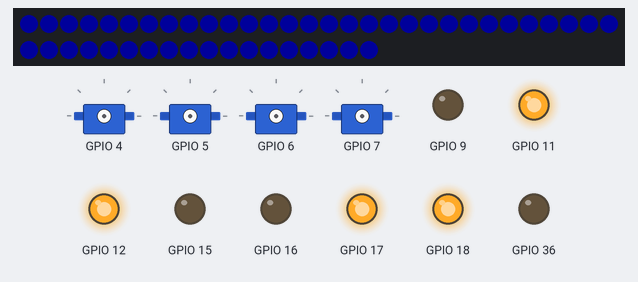
Recording of a sketch running on a simulated ESP32. Shown: 48 RGB LEDs in strip order, left to right, continuing on the next row, 4 × servo, output pins drawn as LEDs (lit = HIGH). Dim RGB values are drawn brighter than linear; EEPROM starts erased; servo pulses on a pin are drawn as a servo (544–2400 µs = 0–180°); what the sketch prints to the serial monitor is not drawn.

Above: at 0.13 s.
At 39.76 s:
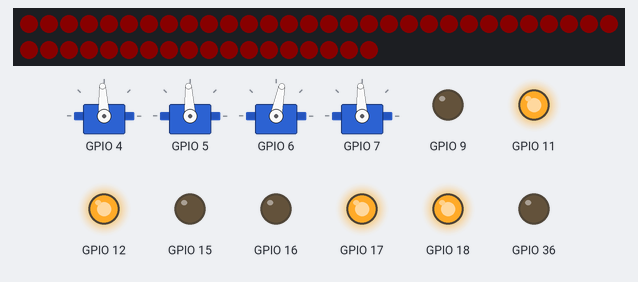

The sketch:

legacy_flysky_ibus.ino
```cpp
#include <Arduino.h>
#include <Adafruit_NeoPixel.h>
#include <Preferences.h>

/* ================= SYSTEM CONFIG ================= */
#define IBUS_RX_PIN       13
#define PIXEL_PIN         8
#define NUM_PIXELS        48
#define SERVO_FREQ        50
#define SERVO_PERIOD_US   20000
#define SERVO_COUNT       4        // BASE, ELBOW, ARM, TIP only
#define PWM_RESOLUTION    14
#define PWM_MAX_DUTY      16383.0f
#define FAILSAFE_MS       50
#define INPUT_DEADBAND    10
#define MOTOR_DEADBAND    0.03f    // 3% dead zone prevents motor hum at center

/* ---- STARTUP SAFETY — prevents current spike on power-on ---- */
#define STARTUP_RAMP_SPEED   15.0f  // deg/sec during initial correction (very slow)
#define STARTUP_STAGGER_MS   300    // ms delay between each servo powering on
#define IBUS_WAIT_MS         2000   // max ms to wait for receiver before fallback
#define NVS_SAVE_INTERVAL_MS 3000   // save positions to flash every 3 seconds

/* ================= SERVO TYPES (needed by NVS & ISR) ================= */
enum class ServoType { BASE, ARM };
enum class BaseState { MOVING, SETTLING, DETACHED };

struct ServoAxis {
  uint8_t pwmCh, gpio;
  ServoType type;
  float cur, tgt, speed;
  float minD, maxD;
  uint16_t minUs, maxUs;
  bool enabled;
  BaseState bState;
  uint32_t settleStart;
  bool startupDone;       // true once initial ramp finished
  float startupSpeed;     // slow speed used only during power-on correction
};

// Array defined below after hardware objects — declared here for NVS functions
extern ServoAxis servos[SERVO_COUNT];

/* ================= HARDWARE OBJECTS (before first function for Arduino prototypes) ================= */
struct BTS { uint8_t lpwm, rpwm, len, ren; };
BTS motorA = {15, 16, 17, 18};
BTS motorB = {9, 36, 11, 12};  // rpwm was 10 (damaged), now 37

/* ================= NVS POSITION MEMORY ================= */
// Saves servo positions to ESP32 flash so on next boot
// the code knows WHERE the servos physically are.
// Without this, a displaced arm causes a violent current-spike jump.
//
// NVS flash has ~100k write cycles per sector. At 3s interval
// that's ~300k seconds = 83 hours continuous before wear concern.
// We only write when positions actually change (>1° movement)
// which greatly extends flash life in practice.
Preferences prefs;
const char* servoKeys[SERVO_COUNT] = {"s0", "s1", "s2", "s3"};
uint32_t lastNvsSave = 0;
bool nvsPositionsDirty = false;
float lastSavedPos[SERVO_COUNT] = {90, 90, 90, 90};

void loadPositionsFromNVS() {
  prefs.begin("servo", true); // read-only
  for (int i = 0; i < SERVO_COUNT; i++) {
    float saved = prefs.getFloat(servoKeys[i], -1.0f);
    if (saved >= 0.0f && saved <= 180.0f) {
      servos[i].cur = saved;
      servos[i].tgt = saved;
      lastSavedPos[i] = saved;
      Serial.printf("NVS: Servo %d loaded %.1f deg\n", i, saved);
    } else {
      Serial.printf("NVS: Servo %d no saved pos, default %.1f deg\n", i, servos[i].cur);
    }
  }
  prefs.end();
}

void savePositionsToNVS() {
  prefs.begin("servo", false); // read-write
  for (int i = 0; i < SERVO_COUNT; i++) {
    prefs.putFloat(servoKeys[i], servos[i].cur);
    lastSavedPos[i] = servos[i].cur;
  }
  prefs.end();
  nvsPositionsDirty = false;
}

// Mark dirty only when positions actually moved significantly (>1°)
void nvsCheckDirty() {
  for (int i = 0; i < SERVO_COUNT; i++) {
    if (fabs(servos[i].cur - lastSavedPos[i]) > 1.0f) {
      nvsPositionsDirty = true;
      return;
    }
  }
}

// Call periodically — only writes if positions changed and interval elapsed
void nvsSaveIfNeeded() {
  if (nvsPositionsDirty && (millis() - lastNvsSave >= NVS_SAVE_INTERVAL_MS)) {
    savePositionsToNVS();
    lastNvsSave = millis();
  }
}

/* ================= HARDWARE OBJECTS ================= */
Adafruit_NeoPixel strip(NUM_PIXELS, PIXEL_PIN, NEO_GRB + NEO_KHZ800);

/* ================= ROBUST IBUS ================= */
class RobustIBUS {
  HardwareSerial* s;
  uint16_t ch[14];
  uint32_t lastFrame;
  bool lost;
  enum { SYNC, LEN, DATA, CSL, CSH } state;
  uint8_t buf[32], idx;
  uint16_t calc, rx_cs;

public:
  RobustIBUS() : lastFrame(0), lost(true), state(SYNC) {
    for (int i = 0; i < 14; i++) ch[i] = 1500;
  }
  void begin(HardwareSerial& ser, int rxPin) {
    s = &ser; s->begin(115200, SERIAL_8N1, rxPin, -1);
  }
  void handle() {
    while (s->available()) process(s->read());
    if (millis() - lastFrame > FAILSAFE_MS) lost = true;
  }
  uint16_t read(uint8_t c) {
    uint16_t val = (lost || c >= 14) ? 1500 : ch[c];
    if (abs((int)val - 1500) < INPUT_DEADBAND) return 1500;
    return val;
  }
  bool isSafe() { return !lost; }
private:
  void process(uint8_t b) {
    switch (state) {
      case SYNC: if (b == 0x20) { calc = 0xFFFF - 0x20; state = LEN; } break;
      case LEN:  if (b == 0x40) { calc -= 0x40; idx = 0; state = DATA; } else state = SYNC; break;
      case DATA: if (idx < 28) { buf[idx++] = b; calc -= b; } if (idx >= 28) state = CSL; break;
      case CSL:  rx_cs = b; state = CSH; break;
      case CSH:  rx_cs |= (b << 8);
                 if (calc == rx_cs) {
                   for (int i = 0; i < 14; i++) ch[i] = buf[i * 2] | (buf[i * 2 + 1] << 8);
                   lastFrame = millis(); lost = false;
                 }
                 state = SYNC; break;
    }
  }
};
RobustIBUS rx;

/* ================= SERVO ENGINE ================= */
enum class StartupPhase { WAIT_IBUS, STAGGER_ON, RAMPING, READY };

// 4 servos: BASE(0), ELBOW(1), ARM(2), TIP(3)
// ALL start enabled=false, startupDone=false
// TIP gets the slowest startup speed (10 deg/s) since it carries payload
ServoAxis servos[SERVO_COUNT] = {
  { 4,  4, ServoType::BASE, 90, 90, 35,   0, 180, 500, 2500, false, BaseState::DETACHED, 0, false, STARTUP_RAMP_SPEED },
  { 5,  5, ServoType::ARM,  90, 90, 40,  20, 160, 500, 2500, false, BaseState::MOVING,   0, false, STARTUP_RAMP_SPEED },
  { 6,  6, ServoType::ARM,  90, 90, 40,  30, 170, 500, 2500, false, BaseState::MOVING,   0, false, STARTUP_RAMP_SPEED },
  { 7,  7, ServoType::ARM,  90, 90, 25,  40, 140, 500, 2500, false, BaseState::MOVING,   0, false, 10.0f },
};

hw_timer_t* timer = nullptr;
portMUX_TYPE mux = portMUX_INITIALIZER_UNLOCKED;

// Startup state (accessed from loop only, no ISR access needed)
StartupPhase startupPhase = StartupPhase::WAIT_IBUS;
uint8_t staggerIndex = 0;
uint32_t staggerTimer = 0;
uint32_t ibusWaitStart = 0;

uint32_t degToDuty(const ServoAxis& s, float d) {
  d = constrain(d, s.minD, s.maxD);
  float us = s.minUs + ((d - s.minD) / (s.maxD - s.minD)) * (s.maxUs - s.minUs);
  return (uint32_t)((us * PWM_MAX_DUTY) / SERVO_PERIOD_US);
}

/* ================= TIMER ISR — SMOOTH RAMP MOTION ================= */
void IRAM_ATTR onTimer() {
  portENTER_CRITICAL_ISR(&mux);
  static uint32_t lastUs = 0;
  uint32_t now = micros();
  float dt = (lastUs == 0) ? 0.02f : (now - lastUs) * 1e-6f;
  lastUs = now;
  if (dt > 0.1f) dt = 0.02f;

  for (int i = 0; i < SERVO_COUNT; i++) {
    ServoAxis& s = servos[i];
    if (!s.enabled) continue;

    float diff = s.tgt - s.cur;
    // Use slow startup speed until initial correction is done
    float spd = s.startupDone ? s.speed : s.startupSpeed;
    float step = spd * dt;

    if (s.type == ServoType::BASE) {
      if (s.bState == BaseState::MOVING) {
        if (fabs(diff) > 0.2f) {
          s.cur += constrain(diff, -step, step);
          ledcWrite(s.pwmCh, degToDuty(s, s.cur));
        } else {
          s.bState = BaseState::SETTLING;
          s.settleStart = now; // raw microseconds — no division in ISR
        }
      } else if (s.bState == BaseState::SETTLING) {
        if (now - s.settleStart >= 200000) { // 200ms in µs
          ledcWrite(s.pwmCh, 0);
          s.bState = BaseState::DETACHED;
        }
      }
    } else {
      if (fabs(diff) > 0.1f) {
        s.cur += constrain(diff, -step, step);
        ledcWrite(s.pwmCh, degToDuty(s, s.cur));
      }
    }

    // Mark startup done when servo reaches its initial target
    if (!s.startupDone && fabs(diff) < 0.5f) {
      s.startupDone = true;
    }
  }
  portEXIT_CRITICAL_ISR(&mux);
}

/* ================= MOTOR DRIVE (MUTEX PROTECTED) ================= */
void drive(BTS& m, int spd, uint8_t chL, uint8_t chR) {
  spd = constrain(spd, -255, 255);
  portENTER_CRITICAL(&mux);
  if (spd == 0) {
    ledcWrite(chL, 0); ledcWrite(chR, 0);
  } else if (spd > 0) {
    ledcWrite(chR, 0); ledcWrite(chL, spd);
  } else {
    ledcWrite(chL, 0); ledcWrite(chR, -spd);
  }
  portEXIT_CRITICAL(&mux);
}

/* ================= VISUALS ================= */
void updateLEDs(float yaw, int mode, bool kill) {
  static uint32_t lastUpdate = 0;
  if (millis() - lastUpdate < 40) return;
  lastUpdate = millis();

  strip.clear();
  if (startupPhase != StartupPhase::READY) {
    // Startup: slow blue pulse so operator knows system is initializing
    uint8_t b = (uint8_t)(50.0f + 50.0f * sin(millis() / 300.0f));
    for (int i = 0; i < 48; i++) strip.setPixelColor(i, strip.Color(0, 0, b));
  } else if (!rx.isSafe()) {
    uint8_t r = (uint8_t)(100.0f + sin(millis() / 200.0f) * 100.0f);
    for (int i = 0; i < 48; i++) strip.setPixelColor(i, strip.Color(r, 0, 0));
  } else if (kill) {
    for (int i = 0; i < 48; i++) strip.setPixelColor(i, strip.Color(50, 0, 0));
  } else {
    uint32_t modeCol = (mode == 1) ? strip.Color(0, 100, 100) :
                        (mode == 2) ? strip.Color(100, 0, 100) :
                                      strip.Color(0, 100, 0);
    for (int i = 16; i < 32; i++) strip.setPixelColor(i, strip.Color(150, 150, 150));
    if (yaw > 0.1f) for (int i = 0; i < 16; i++) strip.setPixelColor(i, strip.Color(255, 60, 0));
    else if (yaw < -0.1f) for (int i = 32; i < 48; i++) strip.setPixelColor(i, strip.Color(255, 60, 0));
    strip.setPixelColor(0, modeCol); strip.setPixelColor(47, modeCol);
  }
  strip.show();
}

/* ================= STARTUP STATE MACHINE ================= */
void handleStartup() {
  switch (startupPhase) {

    case StartupPhase::WAIT_IBUS:
      if (rx.isSafe()) {
        // Receiver is live — set TARGETS from current stick positions
        // cur was already loaded from NVS (= last known physical position)
        // So: cur ≈ physical position, tgt = where sticks want to go
        // The ISR will SLOWLY ramp from cur → tgt at startup speed
        float valA = (rx.read(4) - 1000.0f) / 1000.0f * 180.0f;
        float valB = (rx.read(5) - 1000.0f) / 1000.0f * 180.0f;
        valA = constrain(valA, 0.0f, 180.0f);
        valB = constrain(valB, 0.0f, 180.0f);
        int mode = rx.read(8) < 1300 ? 1 : rx.read(8) < 1700 ? 2 : 3;

        portENTER_CRITICAL(&mux);
        // Set ONLY targets from sticks — cur stays at NVS-loaded position
        // This means ISR will slowly ramp from saved position to stick target
        if (mode == 1) {
          servos[0].tgt = valA;
          servos[3].tgt = constrain(40.0f + (valB / 180.0f) * 100.0f, 40.0f, 140.0f);
        } else if (mode == 2) {
          servos[1].tgt = constrain(20.0f + (valA / 180.0f) * 140.0f, 20.0f, 160.0f);
          servos[2].tgt = constrain(30.0f + (valB / 180.0f) * 140.0f, 30.0f, 170.0f);
        }
        // Servos not in the active mode: tgt = cur (NVS value), so zero movement
        portEXIT_CRITICAL(&mux);

        staggerIndex = 0;
        staggerTimer = millis();
        startupPhase = StartupPhase::STAGGER_ON;
        Serial.println("IBUS OK — staggered servo power-on starting");

      } else if (millis() - ibusWaitStart > IBUS_WAIT_MS) {
        // No receiver — power on at NVS positions (cur = tgt = saved)
        // Servos won't move, they just hold where they are
        staggerIndex = 0;
        staggerTimer = millis();
        startupPhase = StartupPhase::STAGGER_ON;
        Serial.println("WARN: No IBUS — powering servos at last saved positions");
      }
      break;

    case StartupPhase::STAGGER_ON:
      // Power on ONE servo at a time with 300ms gap to spread current draw
      if (millis() - staggerTimer >= STARTUP_STAGGER_MS) {
        if (staggerIndex < SERVO_COUNT) {
          portENTER_CRITICAL(&mux);
          ServoAxis& s = servos[staggerIndex];
          s.enabled = true;
          if (s.type == ServoType::BASE) s.bState = BaseState::MOVING;
          // Write the servo's current position first — no jump
          ledcWrite(s.pwmCh, degToDuty(s, s.cur));
          portEXIT_CRITICAL(&mux);

          Serial.printf("Servo %d ON (cur=%.1f tgt=%.1f)\n", staggerIndex, s.cur, s.tgt);
          staggerIndex++;
          staggerTimer = millis();
        } else {
          startupPhase = StartupPhase::RAMPING;
          staggerTimer = millis();
          Serial.println("All servos on — ramping at safe speed");
        }
      }
      break;

    case StartupPhase::RAMPING: {
      // Wait for all servos to finish their slow initial correction
      bool allDone = true;
      for (int i = 0; i < SERVO_COUNT; i++) {
        if (!servos[i].startupDone) { allDone = false; break; }
      }
      if (allDone || (millis() - staggerTimer > 5000)) {
        portENTER_CRITICAL(&mux);
        for (int i = 0; i < SERVO_COUNT; i++) servos[i].startupDone = true;
        portEXIT_CRITICAL(&mux);
        startupPhase = StartupPhase::READY;
        Serial.println("SYSTEM READY — full speed control active");
      }
      break;
    }

    case StartupPhase::READY:
      break;
  }
}

/* ================= SETUP ================= */
void setup() {
  Serial.begin(115200);

  // 1. ALL pins LOW immediately — no garbage pulses on boot
  uint8_t motorPins[] = {motorA.lpwm, motorA.rpwm, motorB.lpwm, motorB.rpwm,
                         motorA.len, motorA.ren, motorB.len, motorB.ren};
  for (uint8_t p : motorPins) { pinMode(p, OUTPUT); digitalWrite(p, LOW); }
  for (int i = 0; i < SERVO_COUNT; i++) { pinMode(servos[i].gpio, OUTPUT); digitalWrite(servos[i].gpio, LOW); }

  // 2. Motor LEDC channels (0-3)
  ledcSetup(0, 20000, 8); ledcAttachPin(motorA.lpwm, 0);
  ledcSetup(1, 20000, 8); ledcAttachPin(motorA.rpwm, 1);
  ledcSetup(2, 20000, 8); ledcAttachPin(motorB.lpwm, 2);
  ledcSetup(3, 20000, 8); ledcAttachPin(motorB.rpwm, 3);

  // 3. Servo LEDC channels — setup but ZERO duty (servos unpowered at boot!)
  for (auto& s : servos) {
    ledcSetup(s.pwmCh, SERVO_FREQ, PWM_RESOLUTION);
    ledcAttachPin(s.gpio, s.pwmCh);
    ledcWrite(s.pwmCh, 0);   // NO PWM = servo completely unpowered
    s.enabled = false;        // ISR won't touch this servo
  }

  // 3b. Load last-known servo positions from flash
  //     This is THE KEY to safe startup: cur = last physical position
  //     So when we power a servo on, the first PWM matches where it IS
  loadPositionsFromNVS();

  // 4. NeoPixel
  strip.begin();
  strip.setBrightness(100);
  strip.show();

  // 5. Timer ISR for smooth servo motion
  timer = timerBegin(0, 80, true);
  timerAttachInterrupt(timer, &onTimer, true);
  timerAlarmWrite(timer, SERVO_PERIOD_US, true);
  timerAlarmEnable(timer);

  // 6. iBUS receiver
  rx.begin(Serial1, IBUS_RX_PIN);

  // 7. Enable BTS drivers AFTER all LEDC channels are zeroed
  digitalWrite(motorA.len, HIGH); digitalWrite(motorA.ren, HIGH);
  digitalWrite(motorB.len, HIGH); digitalWrite(motorB.ren, HIGH);

  // 8. Record startup time
  ibusWaitStart = millis();
  Serial.println("BOOT: Waiting for iBUS before arming servos...");
}

/* ================= LOOP ================= */
void loop() {
  rx.handle();

  // Startup sequence — motors disabled, servos powering on safely
  if (startupPhase != StartupPhase::READY) {
    handleStartup();
    drive(motorA, 0, 0, 1);
    drive(motorB, 0, 2, 3);
    updateLEDs(0, 0, false);
    return;
  }

  // ================= NORMAL OPERATION =================
  bool kill   = rx.read(9) > 1700;
  bool clutch = rx.read(6) > 1700;
  int mode    = rx.read(8) < 1300 ? 1 : rx.read(8) < 1700 ? 2 : 3;

  static bool wasDead = false;  // track kill/failsafe transitions

  if (kill || !rx.isSafe()) {
    // KILL: stop motors, disable servos but preserve position
    drive(motorA, 0, 0, 1);
    drive(motorB, 0, 2, 3);
    portENTER_CRITICAL(&mux);
    for (auto& s : servos) s.enabled = false;
    portEXIT_CRITICAL(&mux);
    // Save positions ONCE on kill entry — not every loop iteration
    if (!wasDead) { savePositionsToNVS(); wasDead = true; }

  } else {
    wasDead = false;
    // ---- MOTORS (tank drive with proper deadband + normalized mixing) ----
    float fwd   = map(rx.read(1), 1000, 2000, -1000, 1000) / 1000.0f;
    float yaw   = map(rx.read(0), 1000, 2000, -1000, 1000) / 1000.0f;
    float limit = map(rx.read(2), 1000, 2000, 0, 1000) / 1000.0f;

    if (fabs(fwd) < MOTOR_DEADBAND) fwd = 0;
    if (fabs(yaw) < MOTOR_DEADBAND) yaw = 0;

    // Normalize mix so full stick + full turn doesn't clip at 255
    float left  = fwd + yaw;
    float right = fwd - yaw;
    float maxMag = fmax(fabs(left), fabs(right));
    if (maxMag > 1.0f) { left /= maxMag; right /= maxMag; }

    drive(motorA, (int)(left  * limit * 255.0f), 0, 1);
    drive(motorB, (int)(right * limit * 255.0f), 2, 3);

    // ---- SERVOS ----
    portENTER_CRITICAL(&mux);
    for (auto& s : servos) s.enabled = true;
    portEXIT_CRITICAL(&mux);

    if (!clutch) {
      // Float math for smooth fractional-degree targets (no integer map())
      float raw4 = rx.read(4);
      float raw5 = rx.read(5);
      float valA = constrain((raw4 - 1000.0f) / 1000.0f * 180.0f, 0.0f, 180.0f);
      float valB = constrain((raw5 - 1000.0f) / 1000.0f * 180.0f, 0.0f, 180.0f);

      portENTER_CRITICAL(&mux);
      if (mode == 1) {
        // VR-A → Base rotation, VR-B → Tip
        if (fabs(valA - servos[0].tgt) > 1.5f) {
          servos[0].tgt = valA;
          if (servos[0].bState == BaseState::DETACHED) servos[0].bState = BaseState::MOVING;
        }
        servos[3].tgt = constrain(40.0f + (valB / 180.0f) * 100.0f, 40.0f, 140.0f);
      } else if (mode == 2) {
        // VR-A → Elbow, VR-B → Arm
        servos[1].tgt = constrain(20.0f + (valA / 180.0f) * 140.0f, 20.0f, 160.0f);
        servos[2].tgt = constrain(30.0f + (valB / 180.0f) * 140.0f, 30.0f, 170.0f);
      }
      // Mode 3: reserved (no AUX servos)
      portEXIT_CRITICAL(&mux);
    }
  }

  // Periodically save servo positions to flash (every 3s if actually moved)
  nvsCheckDirty();
  nvsSaveIfNeeded();

  updateLEDs(map(rx.read(0), 1000, 2000, -1000, 1000) / 1000.0f, mode, kill);
}
```
